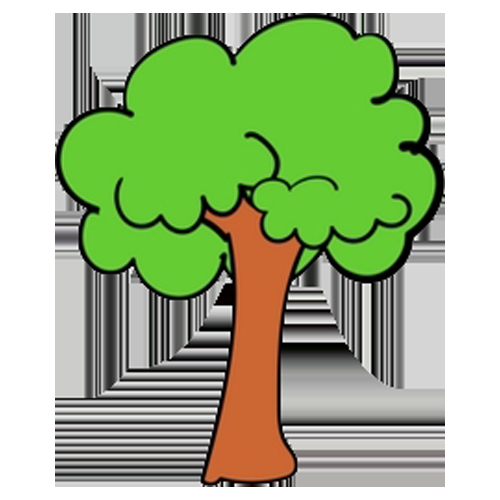
%> input picture Tree1.png, 500 x 500 px
$ octave Tree_Air_Chopped.m   (GNU Octave 9; MATLAB toolbox functions it lacks are replaced by stand-ins)
%> lines starting %> are read from the running program, lines starting %| are printed output that depends on the picture
close all
clear
clc

% 載入圖片
[img_Tree1,cmap_Tree1,alpha_Tree1] = imread('Tree1.png');
%> img_Tree1 is the input picture: size 500x500x3 uint8; mean R, G, B 160.5, 182.1, 138
%> alpha_Tree1: size 500x500 uint8; min 0, max 255, mean 96.7
%> cmap_Tree1 = []
[img_Tree1T,cmap_Tree1T,alpha_Tree1T] = imread('Tree1T.png');
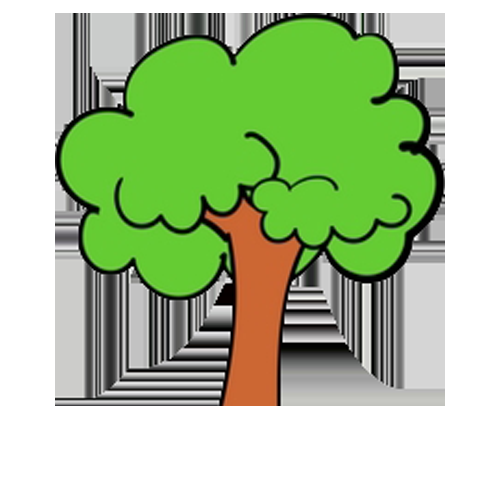
%> input picture Tree1T.png, 500 x 500 px
%> img_Tree1T is the input picture: size 500x500x3 uint8; mean R, G, B 173, 196.7, 153.8
%> alpha_Tree1T: size 500x500 uint8; min 0, max 255, mean 90.5
%> cmap_Tree1T = []
[img_Tree1B,cmap_Tree1B,alpha_Tree1B] = imread('Tree1B.png');
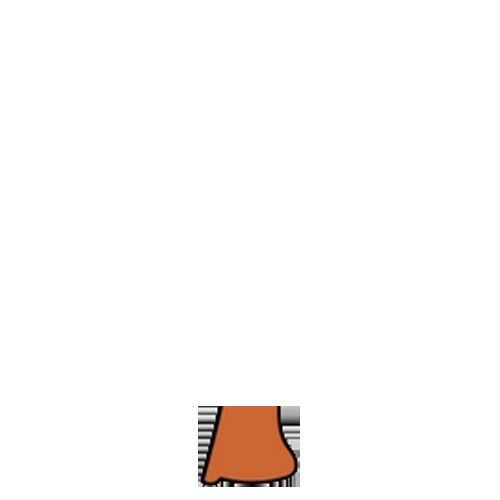
%> input picture Tree1B.png, 500 x 500 px
%> img_Tree1B is the input picture: size 500x500x3 uint8; mean R, G, B 252.1, 250, 248.9
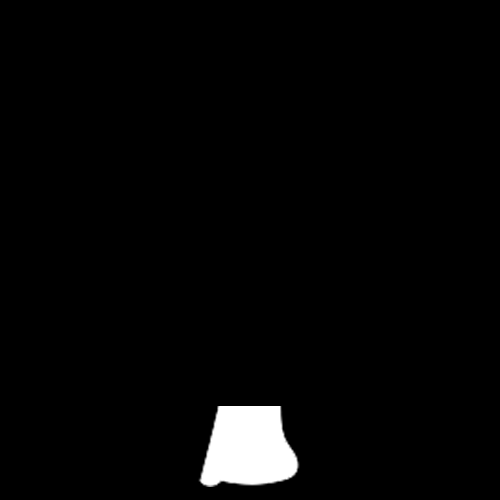
%> alpha_Tree1B: size 500x500 uint8; min 0, max 255, mean 6.3
%> cmap_Tree1B = []
[img_CO2,cmap_CO2,alpha_CO2] = imread('CO2.png');
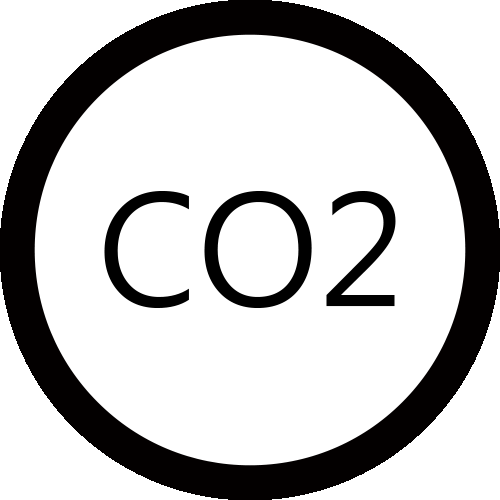
%> input picture CO2.png, 500 x 500 px
%> img_CO2 is the input picture: size 500x500x3 uint8; mean R, G, B 193.6, 193, 193
%> alpha_CO2: size 500x500 uint8; min 0, max 255, mean 200.3
%> cmap_CO2 = []
[img_O2,cmap_O2,alpha_O2] = imread('O2.png');
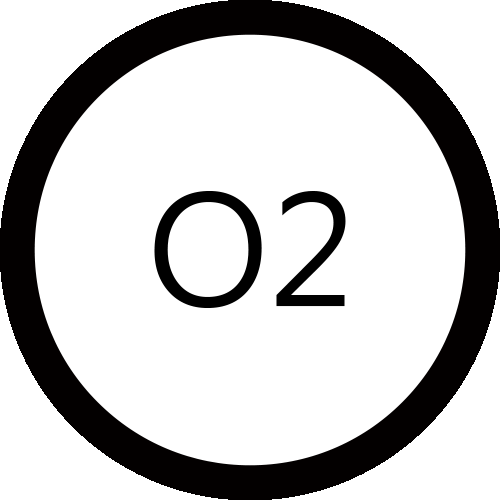
%> input picture O2.png, 500 x 500 px
%> img_O2 is the input picture: size 500x500x3 uint8; mean R, G, B 196.3, 195.7, 195.7
%> cmap_O2 = []
[img_Lumberjack,cmap_Lumberjack,alpha_Lumberjack] = imread('Lumberjack.png');
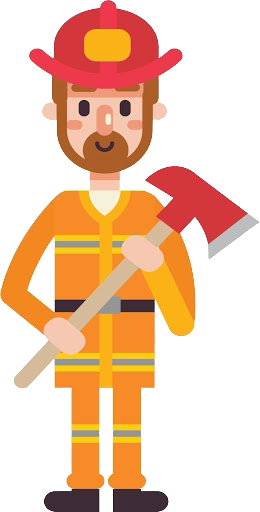
%> input picture Lumberjack.png, 260 x 512 px
%> img_Lumberjack is the input picture: size 512x260x3 uint8; mean R, G, B 239.4, 201.5, 174.5
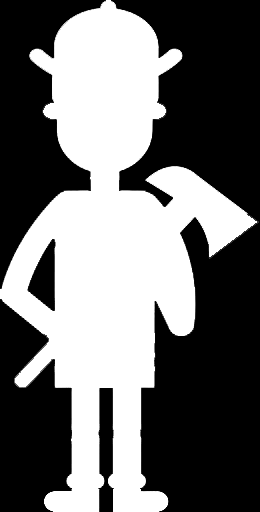
%> alpha_Lumberjack: size 512x260 uint8; min 0, max 255, mean 109.5
%> cmap_Lumberjack = []
%> (the run ends here)
